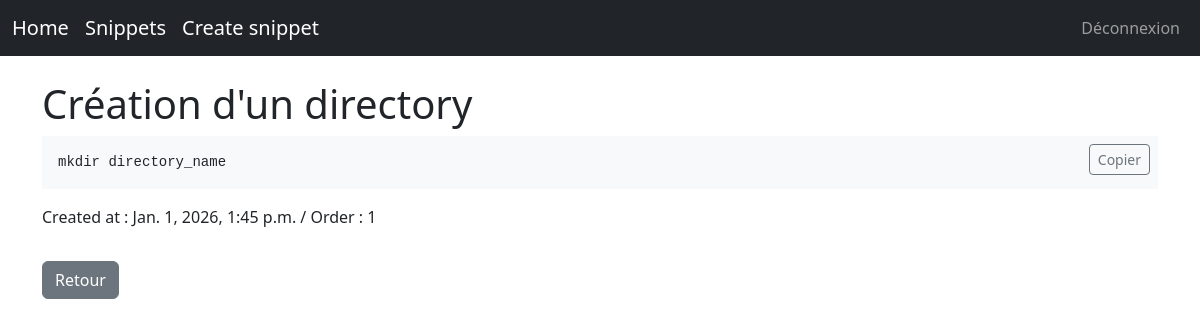
/snippets/creation-dun-directory/ (signed in), run on the app's committed database.
### snippets/models.py (models this page shows, shortened)
class Snippet(models.Model):
    title = models.CharField(max_length=100, unique=True)
    slug = models.SlugField(max_length=120, unique=True, blank=True)
    order = models.PositiveIntegerField(blank=True, null=True)
    code = models.TextField()
    created_at = models.DateTimeField(auto_now_add=True)
    class Meta:
        ordering = ["order", "created_at"]

### snippets/views.py (the view)
# urls.py: path('<slug:slug>/', SnippetDetailView.as_view(), name='snippet_detail'),
class SnippetDetailView(DetailView):
    model = Snippet
    template_name = "snippets/snippet_detail.html"
    context_object_name = "snippet"
    slug_field = "slug"
    slug_url_kwarg = "slug"

### snippets/templates/snippets/snippet_detail.html (shortened to what this page needs)
{% extends "base.html" %}
{% block content %}
<h1>{{ snippet.title }}</h1>
<div class="position-relative">
    <button
        class="btn btn-sm btn-outline-secondary position-absolute top-0 end-0 m-2"
        onclick="copySnippet()"
        id="copy-btn"
    >
        Copier
    </button>
    <pre class="bg-light p-3"><code id="snippet-code">{{ snippet.code }}</code></pre>
</div>
<p>
    Created at : {{ snippet.created_at }}
    {% if snippet.order %} / Order : {{ snippet.order }} {% endif %}
</p>
<a href="{% url 'snippet_list' %}" class="btn btn-secondary mt-3">
    Retour
</a>
{% endblock %}

### data on the page
Snippet: title "Création d'un directory", code "mkdir directory_name", created_at "Jan. 1, 2026, 1:45 p.m.", order "1"
